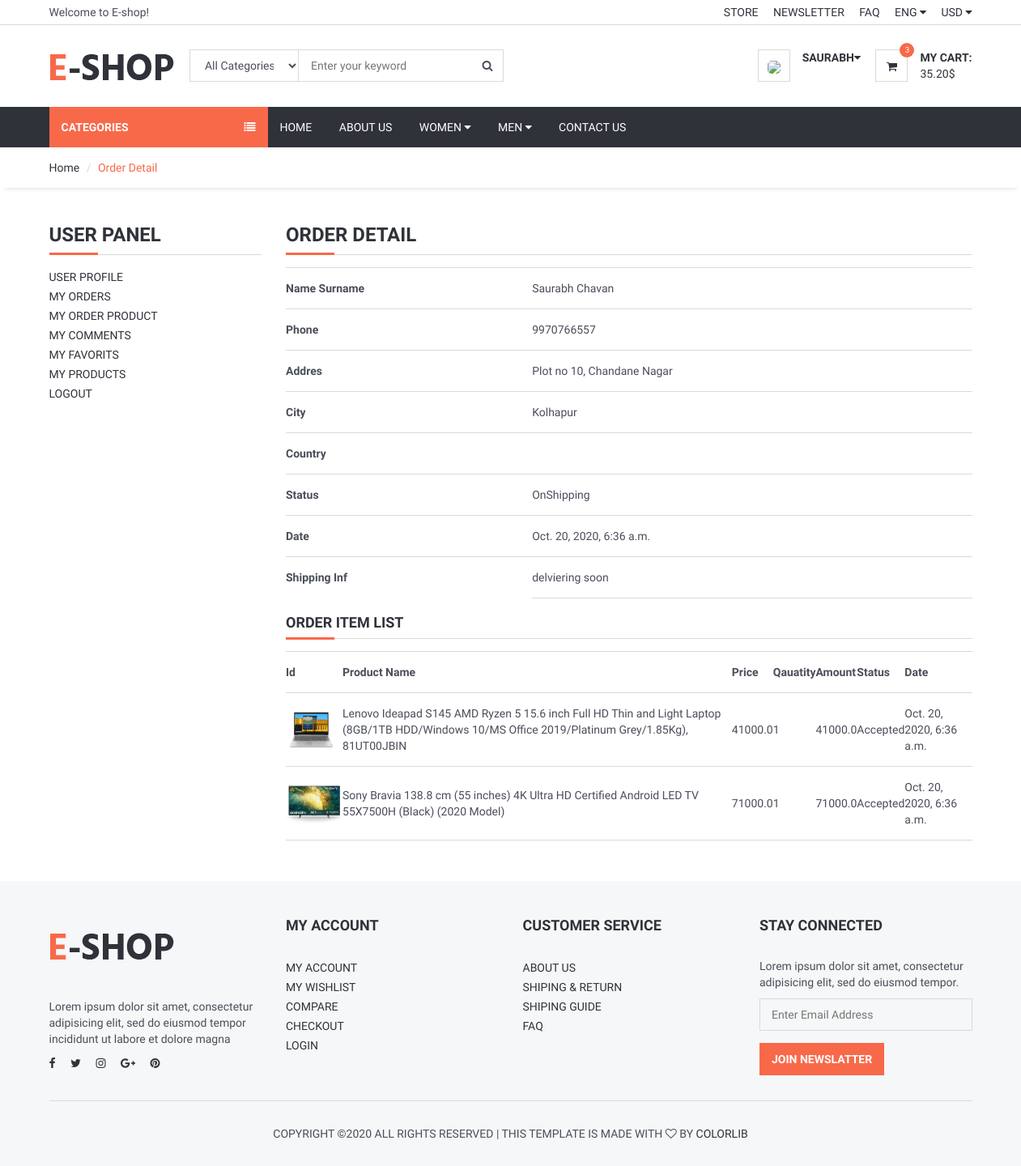
/user/orderdetail/16 (signed in), run on the app's committed database.
### order/models.py (models this page shows, shortened)
class Order(models.Model):
    STATUS = (
        ('New', 'New'),
        ('Accepted', 'Accepted'),
        ('Preparing', 'Preparing'),
        ('OnShipping', 'OnShipping'),
        ('Completed', 'Completed'),
        ('Canceled', 'Canceled'),
    )
    user = models.ForeignKey(User, on_delete=models.SET_NULL, null=True)
    code = models.CharField(max_length=5, editable=False)
    first_name = models.CharField(max_length=10)
    last_name = models.CharField(max_length=10)
    phone = models.CharField(blank=True, max_length=20)
    address = models.CharField(blank=True, max_length=150)
    city = models.CharField(blank=True, max_length=20)
    country = models.CharField(blank=True, max_length=20)
    total = models.FloatField()
    status = models.CharField(max_length=10, choices=STATUS, default='New')
    ip = models.CharField(blank=True, max_length=20)
    adminnote = models.CharField(blank=True, max_length=100)
    create_at = models.DateTimeField(auto_now_add=True)
    update_at = models.DateTimeField(auto_now=True)

class OrderProduct(models.Model):
    STATUS = (
        ('New', 'New'),
        ('Accepted', 'Accepted'),
        ('Canceled', 'Canceled'),
    )
    order = models.ForeignKey(Order, on_delete=models.CASCADE)
    user = models.ForeignKey(User, on_delete=models.CASCADE)
    product = models.ForeignKey(Product, on_delete=models.CASCADE)
    variant = models.ForeignKey(Variants, on_delete=models.SET_NULL, blank=True, null=True)  # relation with varinat
    quantity = models.IntegerField()
    price = models.FloatField()
    amount = models.FloatField()
    status = models.CharField(max_length=10, choices=STATUS, default='New')
    create_at = models.DateTimeField(auto_now_add=True)
    update_at = models.DateTimeField(auto_now=True)

### product/models.py (models this page shows, shortened)
class Product(models.Model):
    STATUS = (
        ('True', 'True'),
        ('False', 'False'),
    )
    VARIANTS = (
        ('None', 'None'),
        ('Size', 'Size'),
        ('Color', 'Color'),
        ('Size-Color', 'Size-Color'),
    )
    category = models.ForeignKey(Category, on_delete=models.CASCADE)  # many to one relation with Category
    title = models.CharField(max_length=150)
    keywords = models.CharField(max_length=500)
    description = RichTextUploadingField()
    image = models.ImageField(upload_to='images/', null=False)
    price = models.DecimalField(max_digits=12, decimal_places=2, default=0)
    amount = models.IntegerField(default=0)
    minamount = models.IntegerField(default=3)
    variant = models.CharField(max_length=10, choices=VARIANTS, default='None')
    detail = RichTextUploadingField()
    slug = models.SlugField(null=False, unique=True)
    status = models.CharField(max_length=10, choices=STATUS)
    create_at = models.DateTimeField(auto_now_add=True)
    update_at = models.DateTimeField(auto_now=True)
    def image_tag(self):
        if self.image.url is not None:
            return mark_safe('<img src="{}" height="50"/>'.format(self.image.url))
        else:
            return ""
    image_tag.short_description = 'Image'

### user/views.py (the view)
# urls.py: path('orderdetail/<int:id>', views.user_orderdetail, name='user_orderdetail'),
@login_required(login_url='/login')  # Check login
def user_orderdetail(request, id):
    category = Category.objects.all()
    current_user = request.user
    order = Order.objects.get(user_id=current_user.id, id=id)
    orderitems = OrderProduct.objects.filter(order_id=id)
    context = {
        'category': category,
        'order': order,
        'orderitems': orderitems,
    }
    return render(request, 'user_order_detail.html', context)

### user/templates/user_order_detail.html (shortened to what this page needs)
{% extends 'ecombase.html' %}
{% block sidebar %} {% include 'sidebar.html' %} {% endblock %}
{% block body %}
    <div id="breadcrumb">
        <div class="container">
            <ul class="breadcrumb">
                <li><a href="/">Home</a></li>
                <li class="active">Order Detail</li>
            </ul>
        </div>
    </div>
    <div class="section">
        <div class="container">
            <div class="row">
                <div class="col-md-3">
                    {% include "user_panel.html" %}
                </div>
                <div class="col-md-9">
                    <div class="order-summary clearfix">
                        <div class="section-title">
                            <h3 class="title">Order Detail</h3>
                        </div>
                        <table class="shopping-cart-table table">
                            <tr>
                                <th class="text-left">Name Surname</th>
                                <td class="text-left">{{ order.first_name}} {{ order.last_name }} </td>
                            </tr>
                            <tr>
                                <th class="text-left">Phone</th>
                                <td class="text-left">{{ order.phone}}</td>
                            </tr>
                            <tr>
                                <th class="text-left">Addres</th>
                                <td class="text-left">{{ order.address}}</td>
                            </tr>
                            <tr>
                                <th class="text-left">City</th>
                                <td class="text-left">{{ order.city}}</td>
                            </tr>
                            <tr>
                                <th class="text-left">Country</th>
                                <td class="text-left">{{ order.country}}</td>
                            </tr>
                            <tr>
                                <th class="text-left">Status</th>
                                <td class="text-left">{{ order.status}}</td>
                            </tr>
                            <tr>
                                <th class="text-left">Date</th>
                                <td class="text-left">{{ order.create_at}}</td>
                            </tr>
                            <th class="text-left">Shipping Inf</th>
                            <td class="text-left">{{ order.adminnote}}</td>
                        </table>
                        <div class="section-title">
                            <h4 class="title">Order Item List</h4>
                        </div>
                        <table class="shopping-cart-table table">
                            <tr>
                                <th class="text-left">Id </th>
                                <th class="text-left">Product Name </th>
                                <th class="text-left">Price </th>
                                <th class="text-left">Qauatity </th>
                                <th class="text-left">Amount </th>
                                <th class="text-left">Status </th>
                                <th class="text-left">Date </th>
                            </tr>
                            {% for rs in orderitems %}
                                <tr>
                                    <td class="text-left">
                                        <a href="/product/{{ rs.product_id }}/{{ rs.product.slug }}">
                                            {% if rs.variant.image_id > 0 %}
                                                <img src="{{rs.variant.image }}" alt="" style="height: 50px">
                                            {% else %}
                                                <img src="{{rs.product.image.url}}" alt="" style="height: 50px">
                                            {% endif %}
                                        </a>
                                    </td>
                                    <td class="text-left">{{ rs.product.title}} {{ rs.variant.size }}   {{ rs.variant.color }}</td>
                                    <td class="text-left">{{ rs.price}} </td>
                                    <td class="text-left">{{ rs.quantity}} </td>
                                    <td class="text-left">{{ rs.amount}} </td>
                                    <td class="text-left">{{ rs.status}} </td>
                                    <td class="text-left">{{ rs.create_at}} </td>
                                </tr>
                            {% endfor %}
                        </table>
                    </div>
                </div>
            </div>
        </div>
    </div>
{% endblock %}

### ecom/templates/header.html (shortened to what this page needs)
{% load static %}
	<header>
		<div id="top-header">
			<div class="container">
				<div class="pull-left">
					<span>Welcome to E-shop!</span>
				</div>
				<div class="pull-right">
					<ul class="header-top-links">
						<li><a href="#">Store</a></li>
						<li><a href="#">Newsletter</a></li>
						<li><a href="/faq">FAQ</a></li>
						<li class="dropdown default-dropdown">
							<a class="dropdown-toggle" data-toggle="dropdown" aria-expanded="true">ENG <i class="fa fa-caret-down"></i></a>
						</li>
						<li class="dropdown default-dropdown">
							<a class="dropdown-toggle" data-toggle="dropdown" aria-expanded="true">USD <i class="fa fa-caret-down"></i></a>
						</li>
					</ul>
				</div>
			</div>
		</div>
		<div id="header">
			<div class="container">
				<div class="pull-left">
					<div class="header-logo">
						<a class="logo" href="#">
							<img src="{%static ''%}./img/logo.png" alt="">
						</a>
					</div>
					<div class="header-search">
						<form action="/search/" method="post">
							<input id="query" name="query" class="input search-input" type="text" placeholder="Enter your keyword">
							<select name="catid" class="input search-categories">
								<option value="0">All Categories</option>
								{% load mptt_tags %}
							</select>
							<button class="search-btn"><i class="fa fa-search"></i></button>
						</form>
					</div>
				</div>
				<div class="pull-right">
					<ul class="header-btns">
						<li class="header-account dropdown default-dropdown">
							{% if user.id is not None %}
								<div class="dropdown-toggle" role="button" data-toggle="dropdown" aria-expanded="true">
									<div class="header-btns-icon">
										<img src="{{ request.session.userimage }}" style="height :40px; border-radius: 30%">
									</div>
									<strong class="text-uppercase">{{ user.first_name }}<i class="fa fa-caret-down"></i></strong>
								</div>
							{% else %}
								<a href="/login" class="text-uppercase">Login</a> / <a href="/signup" class="text-uppercase">Signup</a>
							{% endif %}
						</li>
						<li class="header-cart dropdown default-dropdown">
							<a href="/shopcart/" >
								<div class="header-btns-icon">
									<i class="fa fa-shopping-cart"></i>
									<span class="qty">3</span>
								</div>
								<strong class="text-uppercase">My Cart:</strong>
								<br>
								<span>35.20$</span>
							</a>
						</li>
					</ul>
				</div>
			</div>
		</div>
	</header>

### ecom/static/css/style.css (style rules this page uses)
body { font-family: 'Hind', sans-serif; color: #4A4E5A; overflow-x: hidden; }
h1, h2, h3, h4, h5, h6 { color: #30323A; margin: 0 0 10px; font-weight: 700; }
a { color: #30323A; -webkit-transition: 0.3s color; transition: 0.3s color; }
strong { color: #30323A; }
ul, ol { margin: 0; padding: 0; list-style: none }
.input { width: 100%; height: 40px; padding: 0px 15px; border: none; background-color: transparent; -webkit-box-shadow: 0px 0px 0px 1px #DADADA inset, 0px 0px 0px 5px transparent; box-shadow: 0px 0px 0px 1px #DADADA inset, 0px 0px 0px 5px transparent; -webkit-transition: 0.3s all; transition: 0.3s all; }
.section { padding-top: 30px; padding-bottom: 30px; }
.section-title { position: relative; margin-bottom: 15px; margin-top: 15px; border-bottom: 1px solid #DADADA; }
.section-title .title { display: inline-block; text-transform: uppercase; }
.section-title:after { content: ""; position: absolute; left: 0; bottom: -1.5px; height: 3px; width: 60px; background-color: #F8694A; }
#breadcrumb { -webkit-box-shadow: 0px 6px 6px -6px rgba(0, 0, 0, 0.175); box-shadow: 0px 6px 6px -6px rgba(0, 0, 0, 0.175); }
.breadcrumb { background-color: transparent; border: none; border-radius: 0px; padding: 15px 0px; margin: 0; }
.breadcrumb>.active { color: #F8694A; }
.breadcrumb>li+li:before { color: #DADADA; }
#header { padding-top: 15px; padding-bottom: 15px; }
#top-header { padding-top: 5px; padding-bottom: 5px; border-bottom: 1px solid #DADADA; }
.header-top-links>li { display: inline-block; }
.header-top-links>li+li { margin-left: 15px; }
.header-top-links>li>a { cursor: pointer; text-transform: uppercase; }
.header-logo { display: inline-block; margin-right: 15px; }
.header-logo .logo>img { width: 100%; max-height: 70px; }
.header-search { display: inline-block; padding: 15px 0px; max-width: 400px; }
.header-search>form { position: relative; }
.header-search>form .search-input { padding-left: 150px; padding-right: 45px; }
.header-search>form .search-categories { position: absolute; left: 0px; top: 0px; width: 135px; }
.header-search>form .search-btn { position: absolute; top: 0px; right: 0px; width: 40px; height: 40px; background-color: transparent; border: none; }
.header-btns>li { display: inline-block; vertical-align: top; padding: 15px 0px; }
.header-btns>li+li { margin-left: 15px; }
.header-btns>li .header-btns-icon { position: relative; float: left; margin-right: 15px; width: 40px; height: 40px; line-height: 40px; text-align: center; color: #30323A; background-color: #FFF; border: 1px solid #DADADA; }
.header-btns .dropdown-toggle { display: block; cursor: pointer; }
.header-cart .header-btns-icon .qty { position: absolute; right: -9px; top: -9px; width: 18px; height: 18px; line-height: 18px; text-align: center; font-size: 10px; background: #F8694A; color: #FFF; border-radius: 50%; }
.shopping-cart-table>tbody>tr>td, .shopping-cart-table>tbody>tr>th, .shopping-cart-table>tfoot>tr>td, .shopping-cart-table>tfoot>tr>th, .shopping-cart-table>thead>tr>td, .shopping-cart-table>thead>tr>th { padding: 15px 0px; vertical-align: middle; border-top: 1px solid #DADADA; }
.shopping-cart-table>tbody>tr:last-child>td { border-bottom: 1px solid #DADADA; }

### data on the page
Order: first_name "Saurabh", last_name "Chavan", phone "9970766557", address "Plot no 10, Chandane Nagar", city "Kolhapur", status "OnShipping", create_at "Oct. 20, 2020, 6:36 a.m.", adminnote "delviering soon"
OrderProduct: product.image (picture), product "Lenovo Ideapad S145 AMD Ryzen 5 15.6 inch Full HD Thin and Light Laptop (8GB/1TB HDD/Windows 10/MS Office 2019/Platinum Grey/1.85Kg), 81UT00JBIN", price "41000.0", quantity "1", amount "41000.0", status "Accepted", create_at "Oct. 20, 2020, 6:36 a.m."
OrderProduct: product.image (picture), product "Sony Bravia 138.8 cm (55 inches) 4K Ultra HD Certified Android LED TV 55X7500H (Black) (2020 Model)", price "71000.0", quantity "1", amount "71000.0", status "Accepted", create_at "Oct. 20, 2020, 6:36 a.m."

### other printed values
{{ user.first_name }} "SAURABH"
